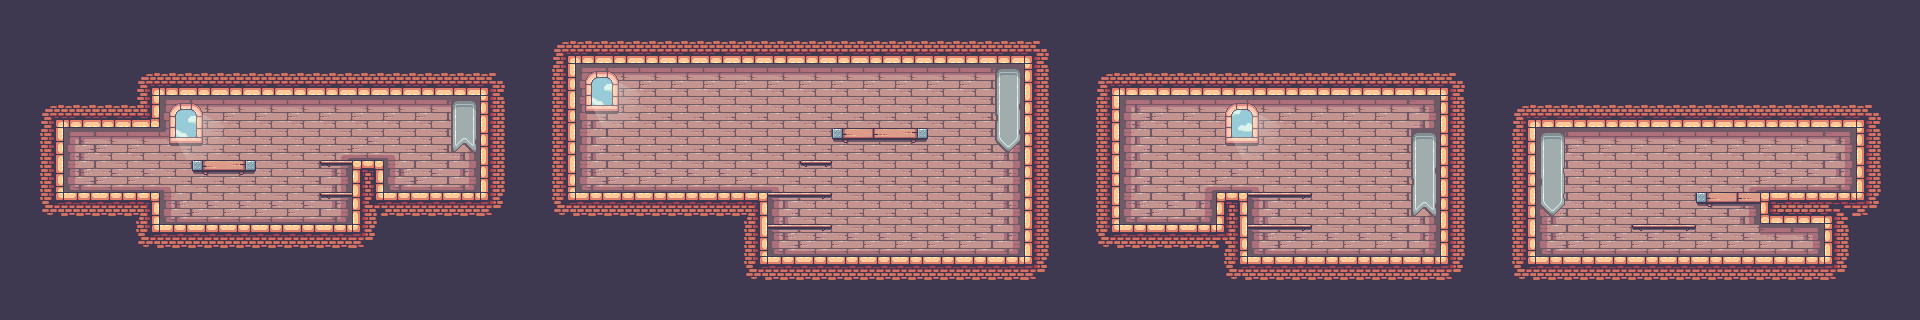

This is a level from a 2D game, rendered from its Tiled map with the project's own tilesets. A one-line summary and the map file follow, with tile-layer data summarised:
An orthogonal 60x10 tile map with 32x32 px tiles, 2 tile layers (Terrain, Decorations), 2 tilesets and 49 objects (8x Platform, 6x Door, 5x Box, King).

<map version="1.10" tiledversion="1.11.1" orientation="orthogonal" renderorder="right-down" width="60" height="10" tilewidth="32" tileheight="32" infinite="0" nextlayerid="6" nextobjectid="56">
 <tileset firstgid="1" source="Terrain.tsx" />
 <tileset firstgid="248" source="Decorations.tsx" />
 <layer id="1" name="Terrain" width="60" height="10">
  <data>[600 cells, 600 non-empty, 31 distinct tile ids]</data>
 </layer>
 <layer id="3" name="Decorations" width="60" height="10">
  <data>[600 cells, 47 non-empty, 20 distinct tile ids]</data>
 </layer>
 <objectgroup id="5" name="Collisions">
  <object id="2" x="64" y="192" width="96" height="32" />
  <object id="3" x="160" y="224" width="192" height="32" />
  <object id="4" x="352" y="160" width="32" height="64" />
  <object id="5" x="384" y="192" width="96" height="32" />
  <object id="6" x="480" y="96" width="32" height="96" />
  <object id="7" x="160" y="64" width="320" height="32" />
  <object id="9" x="64" y="96" width="96" height="32" />
  <object id="10" x="32" y="128" width="32" height="64" />
  <object id="11" x="192" y="160" width="64" height="12" />
  <object id="12" name="Platform" type="Platform" x="320" y="192" width="32" height="5" />
  <object id="13" name="Platform" type="Platform" x="320" y="160" width="32" height="5" />
  <object id="20" x="576" y="32" width="448" height="32" />
  <object id="21" x="1024" y="64" width="32" height="224" />
  <object id="22" x="768" y="256" width="256" height="32" />
  <object id="23" x="576" y="192" width="192" height="32" />
  <object id="24" x="736" y="224" width="32" height="64" />
  <object id="25" x="544" y="64" width="32" height="128" />
  <object id="26" x="832" y="128" width="96" height="12" />
  <object id="27" name="Platform" type="Platform" x="800" y="160" width="32" height="5" />
  <object id="28" name="Platform" type="Platform" x="768" y="192" width="64" height="5" />
  <object id="29" name="Platform" type="Platform" x="768" y="224" width="64" height="5" />
  <object id="35" x="1120" y="64" width="320" height="32" />
  <object id="36" x="1088" y="96" width="32" height="128" />
  <object id="37" x="1120" y="224" width="96" height="32" />
  <object id="38" x="1216" y="192" width="32" height="64" />
  <object id="39" x="1248" y="256" width="192" height="32" />
  <object id="40" x="1440" y="96" width="32" height="160" />
  <object id="41" name="Platform" type="Platform" x="1248" y="192" width="64" height="5" />
  <object id="42" name="Platform" type="Platform" x="1248" y="224" width="64" height="5" />
  <object id="48" x="1504" y="128" width="32" height="128" />
  <object id="49" x="1536" y="256" width="288" height="32" />
  <object id="50" x="1824" y="224" width="32" height="32" />
  <object id="51" x="1760" y="192" width="96" height="32" />
  <object id="52" x="1856" y="128" width="32" height="64" />
  <object id="53" x="1536" y="96" width="320" height="32" />
  <object id="54" name="Platform" type="Platform" x="1632" y="224" width="64" height="5" />
  <object id="55" x="1696" y="192" width="64" height="12" />
 </objectgroup>
 <objectgroup id="4" name="SpawnPoints">
  <object id="1" name="King" type="King" x="128" y="160" width="32" height="32" />
  <object id="15" name="Door" type="Door" x="401" y="136" width="46" height="56">
   <properties>
    <property name="id" value="1" />
    <property name="linkedDoorId" value="2" />
   </properties>
  </object>
  <object id="16" name="Door" type="Door" x="608" y="136" width="46" height="56">
   <properties>
    <property name="id" value="2" />
    <property name="linkedDoorId" value="1" />
   </properties>
  </object>
  <object id="18" name="Door" type="Door" x="960" y="200" width="46" height="56">
   <properties>
    <property name="id" value="3" />
    <property name="linkedDoorId" value="4" />
   </properties>
  </object>
  <object id="19" name="Box" type="Box" x="888" y="112" width="22" height="16">
   <properties>
    <property name="id" value="2" />
    <property name="overlay" value="experience" />
   </properties>
  </object>
  <object id="31" name="Box" type="Box" x="223" y="144" width="22" height="16">
   <properties>
    <property name="id" value="1" />
    <property name="overlay" value="aboutMe" />
   </properties>
  </object>
  <object id="33" name="Door" type="Door" x="1129" y="168" width="46" height="56">
   <properties>
    <property name="id" value="4" />
    <property name="linkedDoorId" value="3" />
   </properties>
  </object>
  <object id="34" name="Door" type="Door" x="1362" y="200" width="46" height="56">
   <properties>
    <property name="id" value="5" />
    <property name="linkedDoorId" value="6" />
   </properties>
  </object>
  <object id="43" name="Box" type="Box" x="1264" y="208" width="22" height="16">
   <properties>
    <property name="id" value="3" />
    <property name="overlay" value="education" />
   </properties>
  </object>
  <object id="44" name="Door" type="Door" x="1792" y="136" width="46" height="56">
   <properties>
    <property name="id" value="6" />
    <property name="linkedDoorId" value="0" />
   </properties>
  </object>
  <object id="45" name="Box" type="Box" x="1542" y="240" width="22" height="16">
   <properties>
    <property name="id" value="4" />
   </properties>
  </object>
  <object id="47" name="Box" type="Box" x="1542" y="224" width="22" height="16">
   <properties>
    <property name="id" value="5" />
    <property name="isFlipped" type="bool" value="true" />
   </properties>
  </object>
 </objectgroup>
</map>
